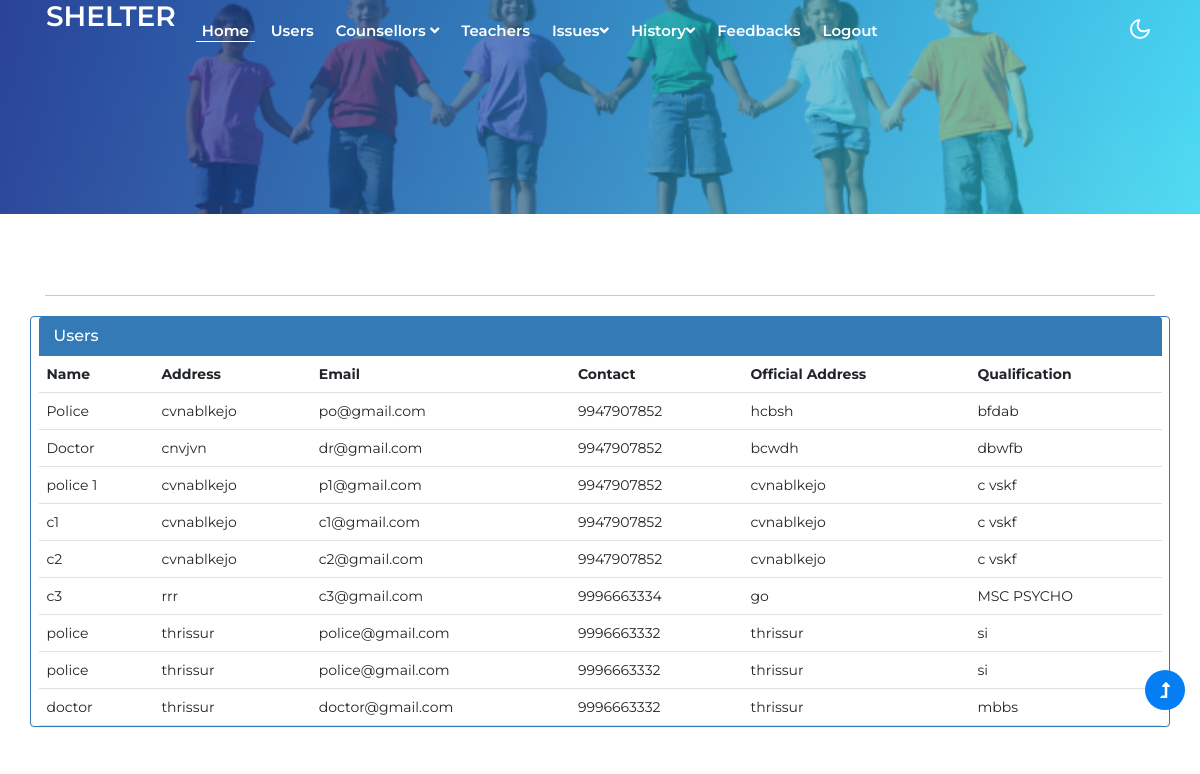
Screenshot of /admin_app_counslr (signed in) with the database file from the repository.
### ch_ab/models.py (models this page shows)
class Login(db.Model, UserMixin):
    id=db.Column(db.Integer, primary_key=True)
    username = db.Column(db.String(80))
    password = db.Column(db.String(80), nullable=False)
    usertype = db.Column(db.String(80), nullable=False)
    status = db.Column(db.String(200),default='NULL')
    name = db.Column(db.String(200))
    address= db.Column(db.VARCHAR)
    contact= db.Column(db.String(200))
    cls= db.Column(db.String(200))
    division= db.Column(db.String(200))
    category= db.Column(db.String(200))
    gender= db.Column(db.String(200))
    offaddress= db.Column(db.String(200))
    qualification= db.Column(db.String(200))
    image = db.Column(db.String(20), nullable=False, default='default.jpg')

### ch_ab/routes.py (the view)
@app.route('/admin_app_counslr')
@login_required
def admin_app_counslr():
    obj=Login.query.filter_by(usertype="counsellor",status="approve").all()
    return render_template("admin_app_counslr.html",obj=obj)

### ch_ab/models.py (called while the page is built)
@login_manager.user_loader
def load_user(id):
    return Login.query.get(int(id))

### ch_ab/templates/admin_app_counslr.html (shortened to what this page needs)
{% extends 'admin_layout.html' %}
{% block content %}
<link href="//netdna.bootstrapcdn.com/bootstrap/3.1.0/css/bootstrap.min.css" rel="stylesheet" id="bootstrap-css">
<div class="container">
    <hr>
    <div class="row">
        <div class="panel panel-primary">
            <div class="panel-heading">
                <h3 class="panel-title">Users</h3>
            </div>
            <table class="table">
                <tbody>
                    <tr>
                        <th>Name </th>
                        <th>Address</th>
                        <th>Email</th>
                        <th>Contact</th>
                        <th>Official Address</th>
                        <th>Qualification</th>
                    </tr>
                    {% for i in obj %}
                    <tr>
                        <td>{{i.name}}</td>
                        <td>{{i.address}}</td>
                        <td>{{i.username}}</td>
                        <td>{{i.contact}}</td>
                        <td>{{i.offaddress}}</td>
                        <td>{{i.qualification}}</td>
                    </tr>
                    {% endfor %}
                </tbody>
            </table>
        </div>
    </div>
</div>
{% endblock  %}

### rows the page displays
Login: name "Police", address "cvnablkejo", username "po@gmail.com", contact "9947907852", offaddress "hcbsh", qualification "bfdab"
Login: name "Doctor", address "cnvjvn", username "dr@gmail.com", contact "9947907852", offaddress "bcwdh", qualification "dbwfb"
Login: name "police 1", address "cvnablkejo", username "p1@gmail.com", contact "9947907852", offaddress "cvnablkejo", qualification "c vskf"
Login: name "c1", address "cvnablkejo", username "c1@gmail.com", contact "9947907852", offaddress "cvnablkejo", qualification "c vskf"
Login: name "c2", address "cvnablkejo", username "c2@gmail.com", contact "9947907852", offaddress "cvnablkejo", qualification "c vskf"
Login: name "c3", address "rrr", username "c3@gmail.com", contact "9996663334", offaddress "go", qualification "MSC PSYCHO"
Login: name "police", address "thrissur", username "police@gmail.com", contact "9996663332", offaddress "thrissur", qualification "si"
Login: name "police", address "thrissur", username "police@gmail.com", contact "9996663332", offaddress "thrissur", qualification "si"
Login: name "doctor", address "thrissur", username "doctor@gmail.com", contact "9996663332", offaddress "thrissur", qualification "mbbs"
